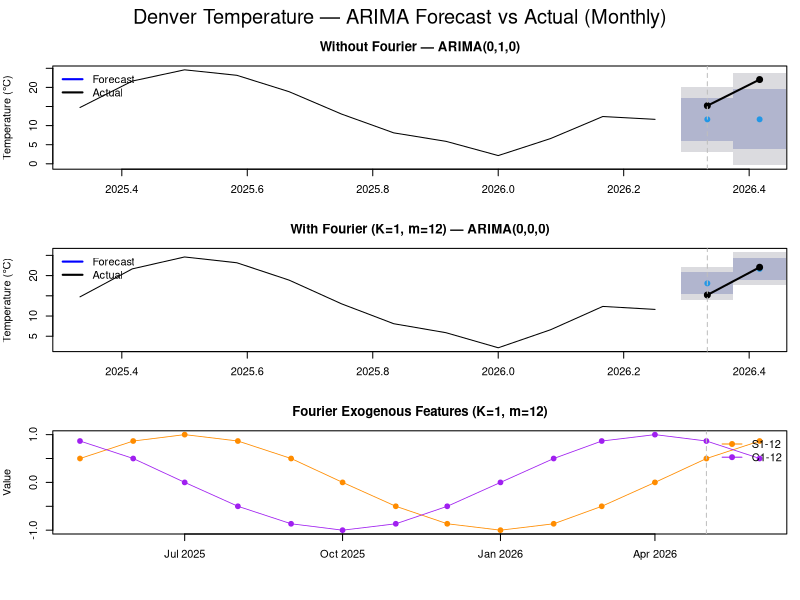

The R source for this figure:
library(forecast)
library(lubridate)

# How many sine and cosine terms should be created?
# Results in 2*K extra exogenous terms
# Must be less than 2 / M
K <- 1

# Period of seasonality
M <- 12

# Monthly dataset of Denver temperature from the past 14 months.
# I used this dataset because it has strong seasonality.
# Data is from fetch_denver_temp.py.
df <- read.csv("denver_temperature.csv")
df$month <- as.Date(df$time)
df$time  <- NULL

train_df <- head(df, 12)
test_df  <- tail(df, 2)

start_train <- c(year(train_df$month[1]), month(train_df$month[1]))
ts_train    <- ts(train_df$temp, frequency = M, start = start_train)

start_test <- c(year(test_df$month[1]), month(test_df$month[1]))
ts_test    <- ts(test_df$temp, frequency = M, start = start_test)

cat(sprintf("Train: %s to %s (%d months)\n",
  train_df$month[1], tail(train_df$month, 1), nrow(train_df)))
cat(sprintf("Test:  %s to %s (%d months)\n",
  test_df$month[1], tail(test_df$month, 1), nrow(test_df)))


fit_and_forecast <- function(ts_train, use_fourier, h) {
  if (use_fourier) {
    xreg_train <- fourier(ts_train, K = K)
    xreg_test  <- fourier(ts_train, K = K, h = h)
    fit <- auto.arima(ts_train, xreg = xreg_train, seasonal = FALSE)
    fc  <- forecast(fit, xreg = xreg_test, h = h)
  } else {
    fit <- auto.arima(ts_train, seasonal = FALSE)
    fc  <- forecast(fit, h = h)
  }
  list(fit = fit, fc = fc)
}

cat("\n--- Without Fourier ---\n")
result_plain   <- fit_and_forecast(ts_train, use_fourier = FALSE, h = nrow(test_df))
print(summary(result_plain$fit))

cat("\n--- With Fourier ---\n")
result_fourier <- fit_and_forecast(ts_train, use_fourier = TRUE,  h = nrow(test_df))
print(summary(result_fourier$fit))

fmt_order <- function(fit) {
  o <- arimaorder(fit)
  sprintf("ARIMA(%d,%d,%d)", o["p"], o["d"], o["q"])
}

# Fourier features for full date range (train + test)
xreg_all  <- rbind(fourier(ts_train, K = K), fourier(ts_train, K = K, h = nrow(test_df)))
all_times <- df$month


par(mfrow = c(3, 1), mar = c(3, 4, 3, 1), oma = c(2, 0, 2, 0))

vline_x <- start_test[1] + (start_test[2] - 1) / M

for (entry in list(
  list(result = result_plain,   label = "Without Fourier"),
  list(result = result_fourier, label = sprintf("With Fourier (K=%d, m=%d)", K, M))
)) {
  fc    <- entry$result$fc
  title <- sprintf("%s — %s", entry$label, fmt_order(entry$result$fit))
  plot(fc, main = title, ylab = "Temperature (°C)", xlab = "")
  lines(ts_test, col = "black", lwd = 2, type = "o", pch = 19)
  abline(v = vline_x, col = "gray", lty = 2)
  legend("topleft", legend = c("Forecast", "Actual"),
         col = c("blue", "black"), lty = 1, lwd = 2, bty = "n")
}

plot(all_times, xreg_all[, 1], type = "o", col = "darkorange", pch = 19, lwd = 0.8,
     ylim = range(xreg_all), main = sprintf("Fourier Exogenous Features (K=%d, m=%d)", K, M),
     ylab = "Value", xlab = "Date")
lines(all_times, xreg_all[, 2], type = "o", col = "purple", pch = 19, lwd = 0.8)
abline(v = test_df$month[1], col = "gray", lty = 2)
legend("topright", legend = colnames(xreg_all),
       col = c("darkorange", "purple"), lty = 1, pch = 19, bty = "n")

mtext("Denver Temperature — ARIMA Forecast vs Actual (Monthly)", outer = TRUE, cex = 1.2)
